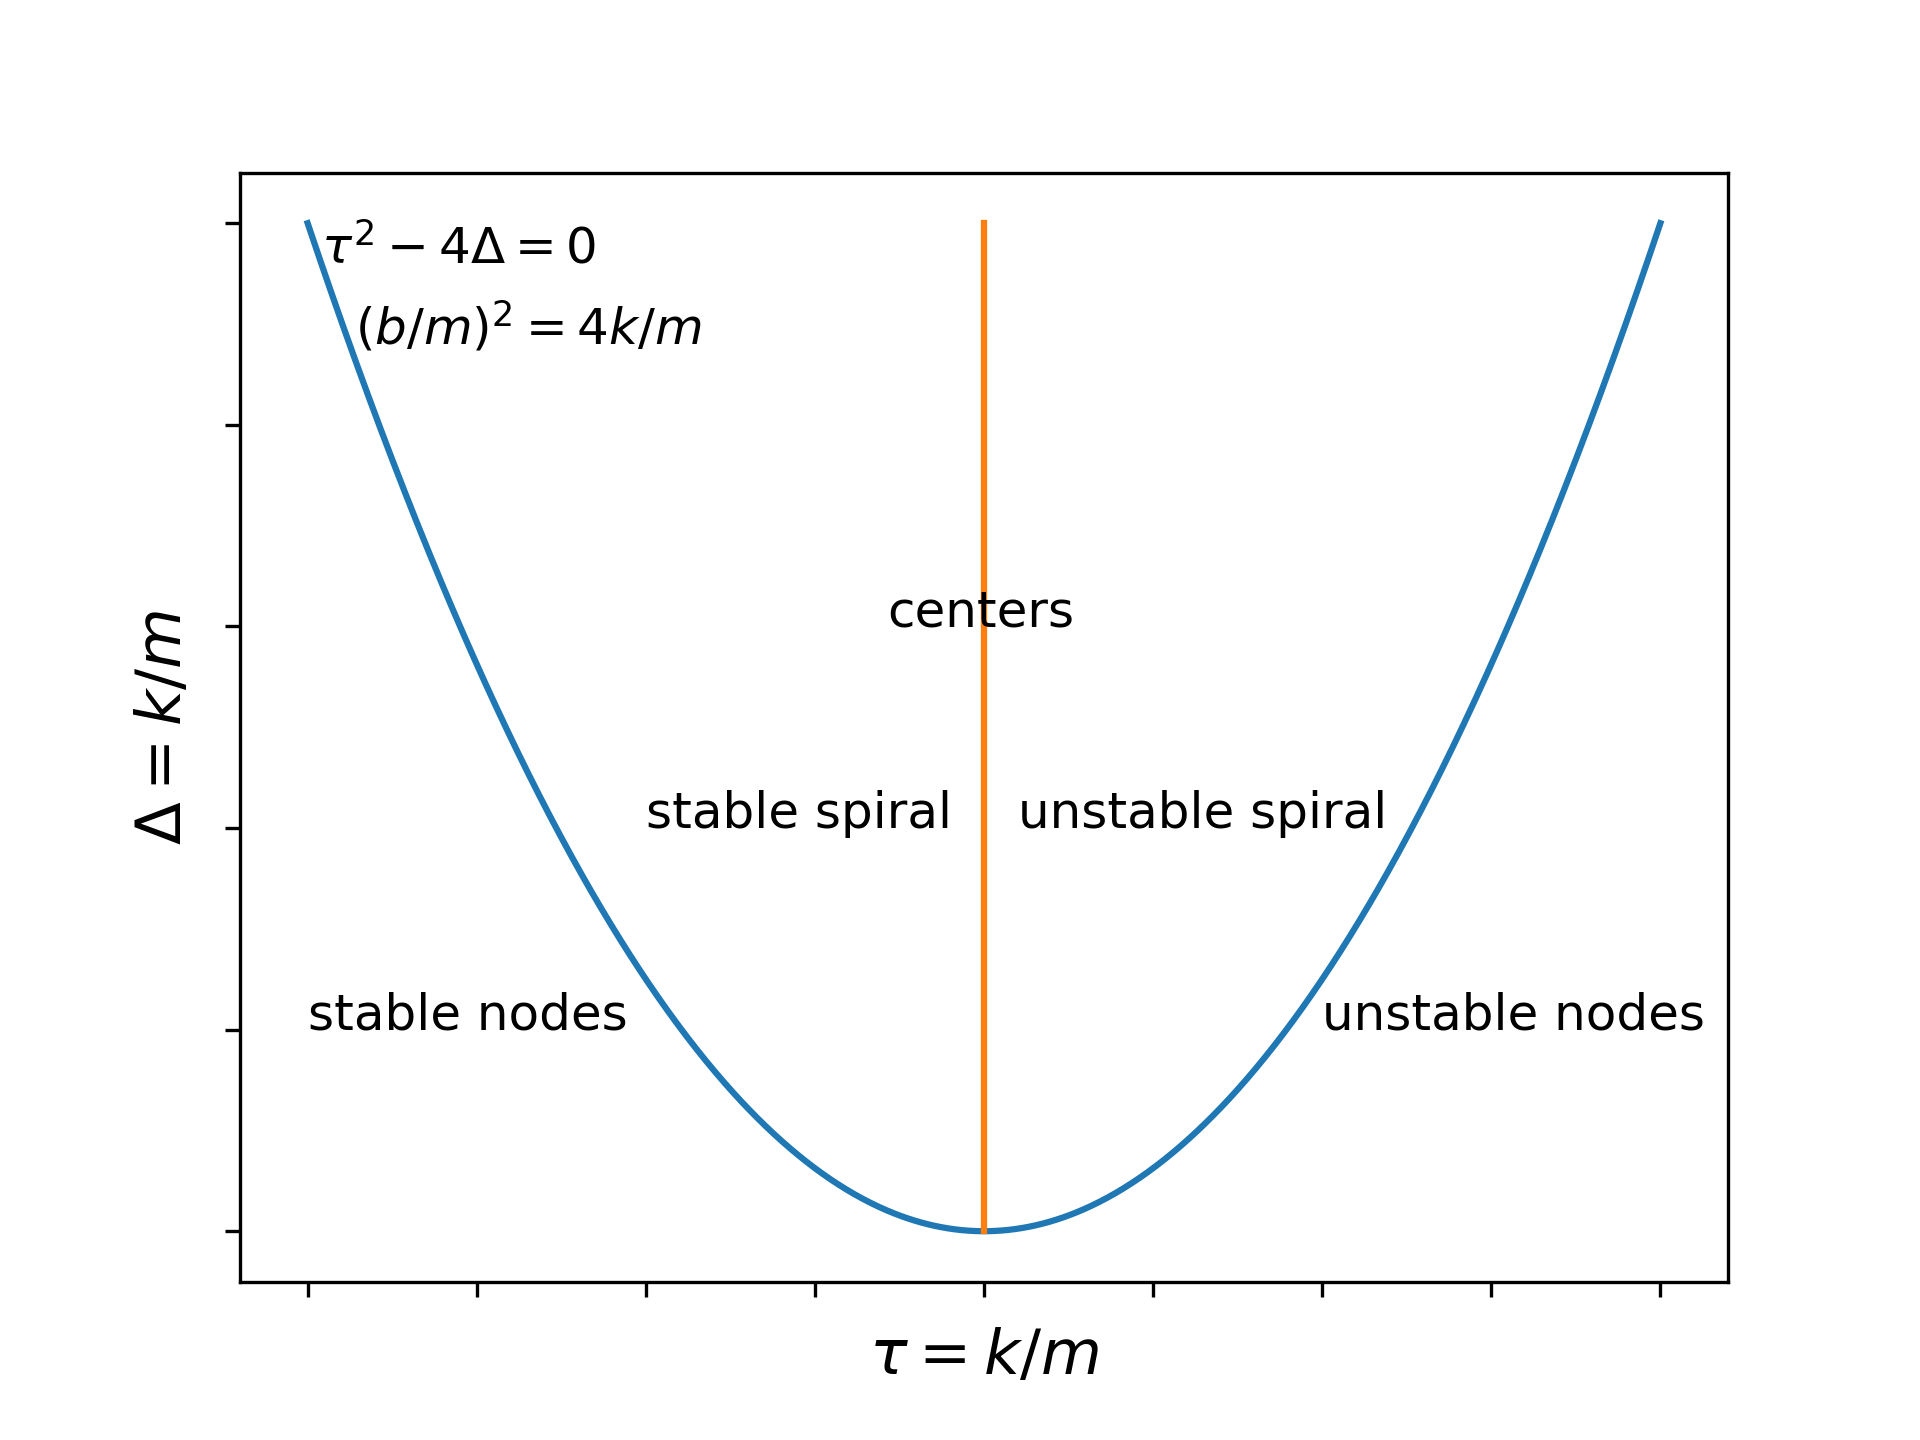

The Python source for this figure:
import numpy as np
import pylab as plt


tau = np.linspace(-1,1,1000)
delta = (tau**2)/4

xlvert = np.zeros([1000])
ylvert = np.linspace(0,0.25,1000)




plt.plot(tau,delta)
plt.plot(xlvert,ylvert)


plt.text(-1.0, 0.05, 'stable nodes', fontsize=12, color='black')
plt.text(-0.5, 0.1, 'stable spiral', fontsize=12, color='black')
plt.text(+0.05, 0.1, 'unstable spiral', fontsize=12, color='black')
plt.text(+0.5, 0.05, 'unstable nodes', fontsize=12, color='black')
plt.text(-0.143, 0.15, 'centers', fontsize=12, color='black')

plt.text(-0.98, 0.24, r'$\tau^{2} - 4\Delta = 0$', fontsize=12, color='black')
plt.text(-0.93, 0.22, r'$(b/m)^{2} = 4k/m$', fontsize=12, color='black')

ax = plt.gca()

# Removendo os rótulos dos eixos x e y
ax.set_xticklabels([])
ax.set_yticklabels([])
plt.xlabel(r"$\tau = k/m$", fontsize='15')
plt.ylabel(r"$\Delta = k/m$", fontsize='15')

plt.savefig("classification.png", dpi=300)
plt.show()
